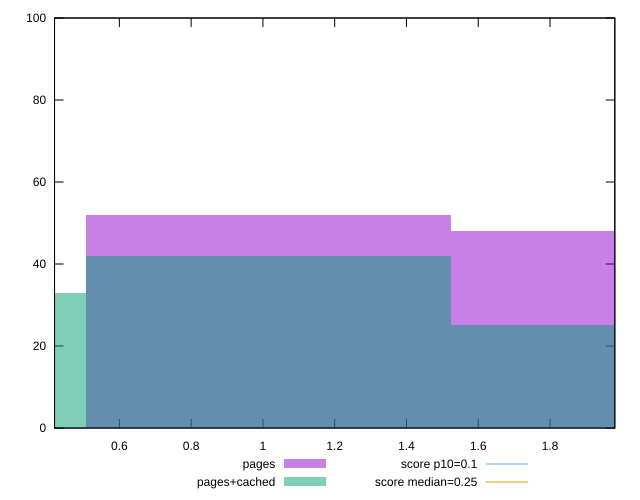

The gnuplot source for this figure:
reset

$pages <<EOF
2.031092254813099 48
1.0155461274065496 52
EOF

$pagesCached <<EOF
1.0155461274065496 42
0 33
2.031092254813099 25
EOF

set key outside below
set boxwidth 1.0155461274065496
set xrange [0.4193431606292724:1.9806091851128471]
set yrange [0:100]
set trange [0:100]
set style fill transparent solid 0.5 noborder

set parametric
set terminal svg size 640, 500 enhanced background rgb 'white'
set output "report_00018_2021-02-10T15-25-16.877Z/cumulative-layout-shift/comparison/histogram/0_vs_1.svg"

plot $pages title "pages" with boxes, \
     $pagesCached title "pages+cached" with boxes, \
     0.1,t title "score p10=0.1", \
     0.25,t title "score median=0.25"

reset
